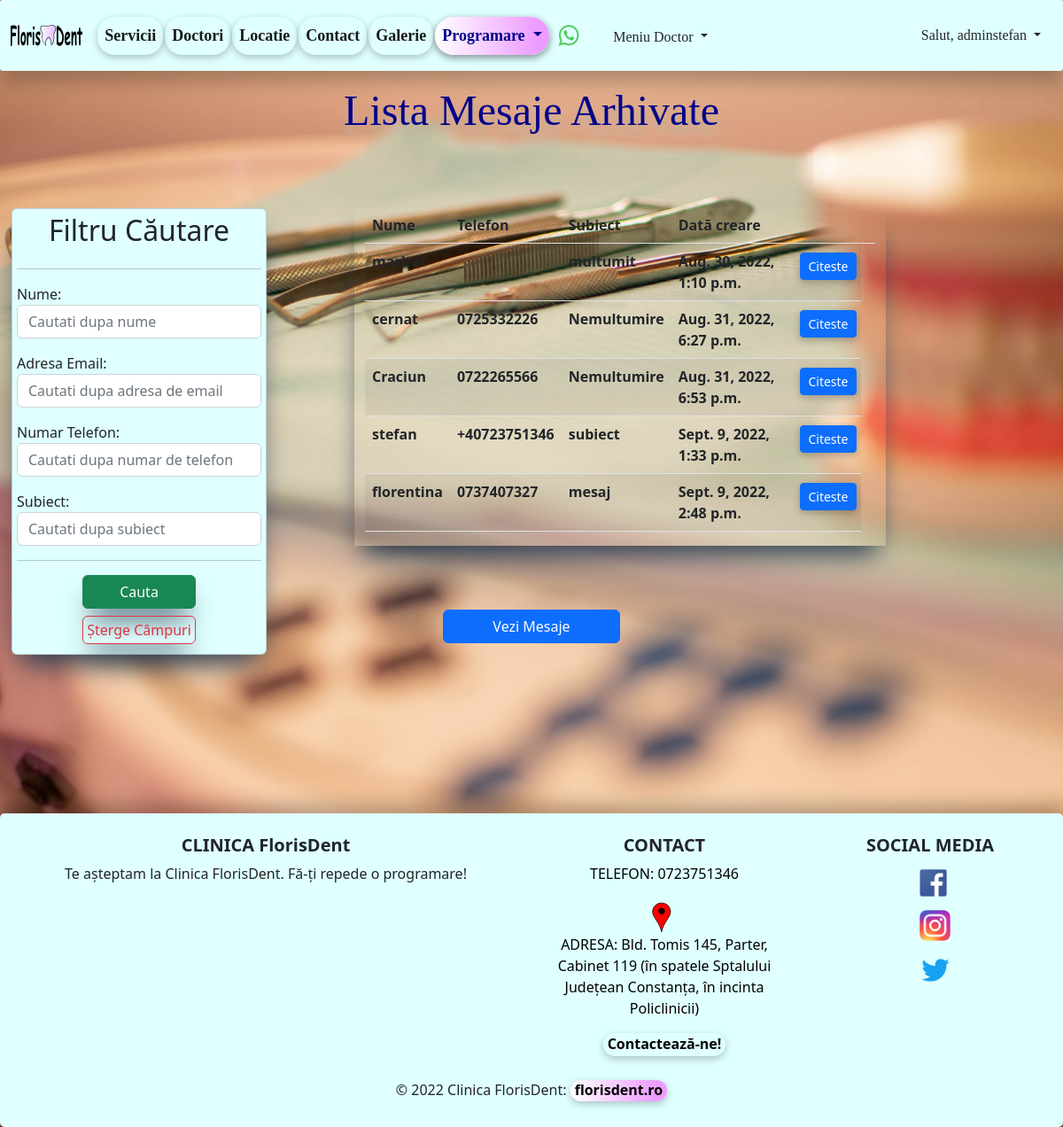
/list_of_mesaje_arhivate/ (signed in), run on an earlier commit of the app's database.
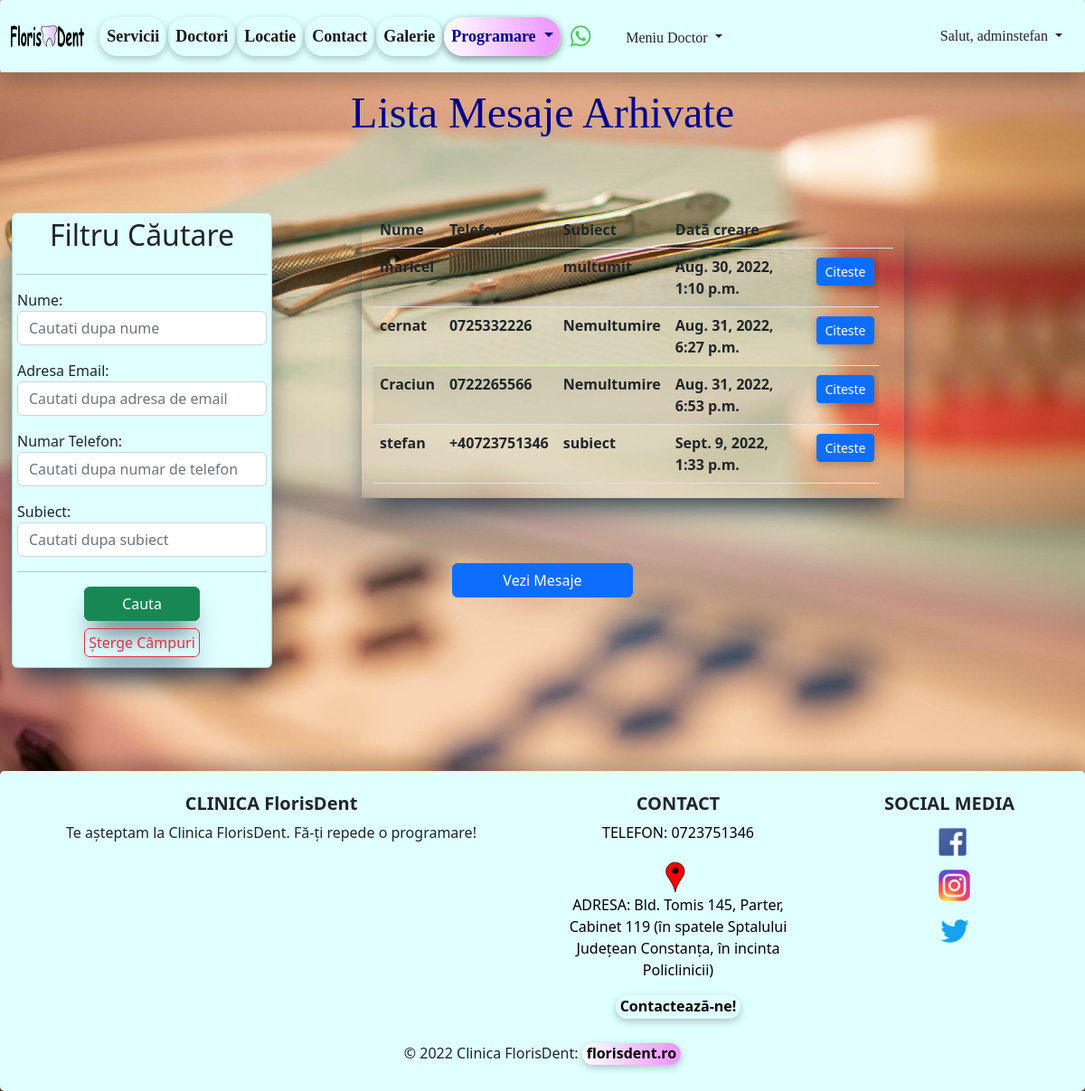
And on a later commit of the database.
### home/models.py (models this page shows, shortened)
class Mesaj(models.Model):
    nume = models.CharField(max_length=40)
    email = models.EmailField(max_length=40)
    numar_telefon = models.CharField(blank=True, max_length=20)
    subiect = models.CharField(max_length=30)
    mesaj = models.TextField(max_length=500)
    active = models.BooleanField(default=True)
    created_at = models.DateTimeField(auto_now_add=True)
    updated_at = models.DateTimeField(auto_now=True)

### home/views.py (the view)
# urls.py: path('list_of_mesaje_arhivate/', views.MesajListViewArhivate.as_view(), name='list-of-mesaje-arhivate'),
class MesajListViewArhivate(LoginRequiredMixin, ListView):
    template_name = 'home/list_of_mesaje_arhiva.html'
    model = Mesaj
    context_object_name = 'all_mesaje_arhivate'
    def get_context_data(self, **kwargs):
        data = super(MesajListViewArhivate, self).get_context_data(**kwargs)
        all_mesaje_arhivate = Mesaj.objects.filter(active=False)
        data['mesaje_arhivate'] = all_mesaje_arhivate
        my_filter_ = MesajeFilters(self.request.GET, queryset=all_mesaje_arhivate)
        data['all_mesaje_arhivate'] = my_filter_.qs
        data['my_filter_arhivate'] = my_filter_
        return data

### templates/home/list_of_mesaje_arhiva.html (shortened to what this page needs)
{% extends 'base.html' %}
{% block content %}
    <h2 class="my_header text-center">Lista Mesaje Arhivate</h2>
    <br><br><br>
    <div class="container-fluid">
        <div class="row">
            <div class="col-md-4">
                <div class="card"
                     style="width: 18rem; position: fixed; box-shadow: rgb(38, 57, 77) 0px 20px 30px -10px; padding: 5px; margin: 1px; background-color: lightcyan">
                    <h2 class="my-h text-center">Filtru Căutare</h2>
                    <hr>
                    <form class="my-h" method="get">
                        {{ my_filter_arhivate.form.as_p }}
                        <hr>
                        <button type="submit" class="btn btn-success mx-auto"
                                style="display:grid; justify-content:center; width: 8rem; box-shadow: rgb(38, 57, 77) 0px 20px 30px -10px;  margin: 3%;">
                            Cauta
                        </button>
                        <a href="{% url 'list-of-mesaje-arhivate' %}" class="btn btn-outline-danger mx-auto"
                           style="display:flex; justify-content:center; width: 8rem; box-shadow: rgb(38, 57, 77) 0px 20px 30px -10px; padding:3px; margin: 2%;">
                            Șterge Câmpuri</a>
                    </form>
                </div>
            </div>
            <div class="col-md-6" style="box-shadow: rgb(38, 57, 77) 0px 20px 30px -10px;">
                <table class="table table-striped table-hover">
                    <thead>
                    <tr>
                        <th>Nume</th>
                        <th>Telefon</th>
                        <th>Subiect</th>
                        <th>Dată creare</th>
                        <th></th>
                        <th></th>
                    </tr>
                    </thead>
                    <tbody>
                    {% for mesaj in all_mesaje_arhivate %}
                        <tr>
                            {% if mesaj.active is False %}
                                <td>{{ mesaj.nume }}</td>
                                <td>{{ mesaj.numar_telefon }}</td>
                                <td>{{ mesaj.subiect }}</td>
                                <td>{{ mesaj.created_at }}</td>
                                <td><a type="button" href="{% url 'detail-mesaj' mesaj.id %}" class="btn btn-primary btn-sm"
                                       style="margin: 4%; width: auto; box-shadow: rgba(0, 0, 0, 0.24) 0px 3px 8px;">Citeste</a>
                                </td>
                            {% endif %}
                        </tr>
                    {% endfor %}
                    </tbody>
                </table>
            </div>
        </div>
    </div>
    <br><br><br>
    <div class="d-grid gap-2 col-2 mx-auto">
        <a href="{% url 'list-of-mesaje' %}" class="btn btn-primary" type="button">Vezi Mesaje</a>
    </div>
{% endblock %}

### templates/base.html (shortened to what this page needs)
{% load static %}
<!DOCTYPE html>
<html lang="en">
<head>
    <link href="{% static 'static/css/bootstrap.min.css' %}" rel="stylesheet">
    <link rel="stylesheet" href="{% static 'css/main.css' %}">
</head>
<body class="base_body">
{% include 'navbar.html' %}
<br><br><br>
{% block content %}{% endblock %}
<br><br><br><br><br><br><br><br>
</body>
{% include 'footer.html' %}
</html>

### templates/navbar.html (shortened to what this page needs)
{% load static %}
<nav class="navbar navbar-expand-sm sticky-top" style="background-color: #e0ffff; height: 80px">
    <div class="container-fluid">
        <a id="navbar-brand" class="navbar-brand" href="{% url 'home' %}" title="Prima Pagina FlorisDent">
            <img src="{% static 'images/florisdent_logo.svg' %}"
                 style="height: 1.6rem;">
        </a>
        <br>
        <div class="collapse navbar-collapse" id="navbarSupportedContent">
            <ul class="navbar-nav me-auto mb-2 mb-lg-0">
                <li class="nav-item">
                    <a class="nav-link active" aria-current="page" href="{% url 'list-preturi' %}"
                       title="Vezi serviciile noastre!">Servicii</a>
                </li>
                <li class="nav-item">
                    <a class="nav-link active" aria-current="page" href="{% url 'list-of-doctori' %}"
                       title="Vezi doctorii nostri!">Doctori</a>
                </li>
                <li class="nav-item d-flex">
                    <a class="nav-link active" aria-current="page" href="{% url 'locatie' %}"
                       title="Vezi unde ne gasesti in Constanta">Locatie
                    </a>
                </li>
                <li class="nav-item d-flex">
                    <a class="nav-link active" aria-current="page" href="{% url 'create-mesaj' %}"
                       title="Contacteaza-ne!">Contact
                    </a>
                </li>
                <li class="nav-item d-flex">
                    <a class="nav-link active" aria-current="page" href="{% url 'galerie' %}"
                       title="Vezi Galeria FlorisDent!">Galerie
                    </a>
                </li>
                <li class="nav-item dropdown">
                    <a class="nav-link dropdown-toggle" href="#" role="button" data-bs-toggle="dropdown"
                       aria-expanded="false" title="Fa o programare!" style="color: darkblue; box-shadow: rgba(0, 0, 0, 0.24) 0px 3px 8px;
                        border-radius: 25px; background: rgb(252,252,252); background: linear-gradient(90deg, rgba(255,255,255,1) 0%, rgba(237,155,255,1) 90%);">
                        Programare
                    </a>
                </li>
                <a class="navbar-brand"
                   href="https://api.whatsapp.com/send?phone=+40736407327&text=Buna ziua, as dori o programare, ma puteti ajuta?"
                   title="Contacteaza-ne prin WhatsApp">
                    <img src="{% static 'images/wapp.png' %}" style="height: 25px; padding-top: 1px">
                </a>
                {% if user.is_authenticated %}
                    <div class="dropdown">
                    <button class="btn b_doctor dropdown-toggle" type="button" data-bs-toggle="dropdown"
                            aria-expanded="false" title="Vezi Meniul Doctorului">
                        Meniu Doctor
                    </button>
                {% endif %}
                </div>
            </ul>
            {% if user.is_authenticated %}
                <div class="dropdown">
                    <button class="btn b_user dropdown-toggle" type="button" data-bs-toggle="dropdown"
                            aria-expanded="false">
                        Salut, {{ user }}
                    </button>
                </div>
            {% endif %}
        </div>
    </div>
</nav>

### templates/footer.html (shortened to what this page needs)
{% load static %}
<footer class="page-footer font-medium blue pt-4"
        style="position: static; width:100%; height: auto; padding-bottom: 0px; background-color: #e0ffff; height: 100%">
    <div class="container-fluid text-center text-md-left" style=" background-color: #e0ffff; height: 80px">
        <div class="row">
            <div class="col-md-6 mt-md-0 mt-3">
                <h5 class="text" style="font-weight: bold;">CLINICA FlorisDent</h5>
                <p>Te așteptam la Clinica FlorisDent.
                    Fă-ți repede o programare!</p>
            </div>
            <div class="col-md-3 mb-md-0 mb-3">
                <h5 class="text-uppercase" style="font-weight: bold;">Contact</h5>
                <ul class="list-unstyled">
                    <li>
                        <p href="" style="text-decoration: none; color: black"> TELEFON: 0723751346</p>
                    </li>
                    <li>
                        <a class="footer-brand" href="{% url 'locatie' %}" title="Vezi pe harta!">
                            <img src="{% static 'images/pin_maps.svg' %}" height="40"></a>
                    </li>
                    <li>
                        <p style="text-decoration: none; color: black">ADRESA: Bld. Tomis 145, Parter, Cabinet 119
                            (în spatele Sptalului Județean Constanța, în incinta Policlinicii)
                        </p>
                    </li>
                    <li>
                        <a type="button" class="footer-brand" href="{% url 'create-mesaj' %}" title="Scrie-ne!"
                           style="font-weight: bold; box-shadow: rgba(0, 0, 0, 0.24) 0px 3px 8px; color: black;
        text-decoration: none; border-radius: 25px; padding-right: 5px; padding-left: 5px; padding-bottom: 2px;
        background: #e0ffff;">
                            Contactează-ne!</a>
                    </li>
                </ul>
            </div>
            <div class="col-md-3 mb-md-0 mb-3">
                <h5 class="text-uppercase" style="font-weight: bold;">Social Media</h5>
                <ul class="list-unstyled">
                    <li>
                        <a class="footer-brand" href="https://www.facebook.com" title="Mergi pe pagina de Facebook">
                            <img src="{% static 'images/fbsvg.jpg' %}" height="40" style="padding-top: 5px">
                        </a>
                    </li>
                    <li>
                        <a class="footer-brand" href="https://www.instagram.com" title="Mergi pe pagina de Instagram">
                            <img src="{% static 'images/insta.png' %}" height="40"
                                 style=" padding-left: 10px; margin: 8px; padding-top: 5px">
                        </a>
                    </li>
                    <li>
                        <a class="footer-brand" href="https://www.twitter.com" title="Mergi pe pagina de Twitter">
                            <img src="{% static 'images/tweeter.png' %}" height="70"
                                 style=" padding-left: 11px; padding-bottom: 20px;">
                        </a>
                    </li>
                </ul>
            </div>
        </div>
    </div>
    <br><br><br><br>
    <div class="footer-copyright text-center gy-3"
         style=" background-color: #e0ffff; height: 130px; padding-top: 100px">©
        2022 Clinica
        FlorisDent:
        <a class="site-address" href="https:\\florisdent.ro" style="font-weight: bold; box-shadow: rgba(0, 0, 0, 0.24) 0px 3px 8px; color: black;
        text-decoration: none; border-radius: 25px; padding-right: 5px; padding-left: 5px; padding-bottom: 2px;
        background: rgb(252,252,252); background:
        linear-gradient(90deg, rgba(255,255,255,1) 0%, rgba(237,155,255,1) 90%);">florisdent.ro</a>
    </div>
    <br>
</footer>

### static/css/main.css (style rules this page uses)
.my_header { color: #00008b; font-size: xxx-large; font-family: Inder, Verdana, Paytone One; text-shadow: 0 11px 8px #c4b59d; }
.nav-link { font-size: large; }

### templates/navbar.html (style rules this page uses)
#navbar-brand { margin-bottom: 5px; padding-bottom: 5px; }
.navbar { border-radius: 3px; box-shadow: rgba(0, 0, 0, 0.24) 0px 12px 20px; width: 100%; float: left; margin: 0 0 1em 0; padding: 0; }
.nav-item { font-weight: bold; font-size: small; font-family: "Microsoft Sans Serif"; margin: 1px; box-shadow: rgba(0, 0, 0, 0.24) 0px 3px 8px; color: black; border-radius: 20px; }
.b_user { border-radius: 25px; font-family: "Microsoft Sans Serif"; }
.b_doctor { border-radius: 25px; font-family: "Microsoft Sans Serif"; margin-top: 5px; }

### templates/home/list_of_mesaje_arhiva.html (style rules this page uses)
.table-hover { font-weight: bold; }

### templates/footer.html (style rules this page uses)
.page-footer { border-radius: 5px; box-shadow: rgba(0, 0, 0, 0.24) 0px -10px 20px; }

What changed in the data, as far as the page shows it:
removed Mesaj: nume "florentina", numar_telefon "0737407327", subiect "mesaj", created_at "Sept. 9, 2022, 2:48 p.m."
